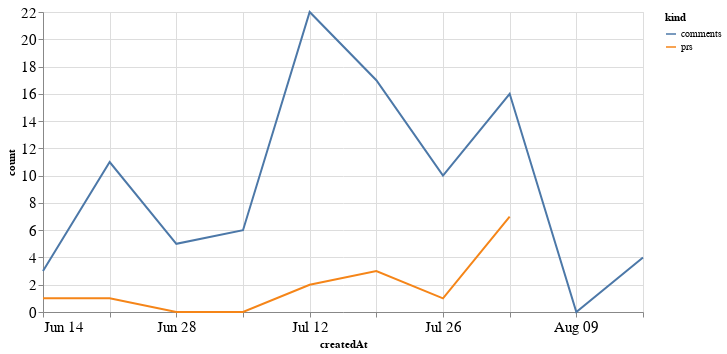

Write notebook code for a chart like this one.
### Code cell
alt.Chart(total_time, width=600).mark_line().encode(
    x='createdAt',
    y='count',
    color='kind'
)

### Figure 1 — Vega-Lite specification as saved in the notebook (floating-point values rounded to 4 significant figures)
{"config": {"axisLeft": {"labelFontSize": 15}, "axisBottom": {"labelFontSize": 15}}, "data": {"name": "data-5b75bd8193c7ee75cab1ab023d3b34e6"}, "mark": "line", "encoding": {"color": {"type": "nominal", "field": "kind"}, "x": {"type": "temporal", "field": "createdAt"}, "y": {"type": "quantitative", "field": "count"}}, "width": 600, "$schema": "https://vega.github.io/schema/vega-lite/v4.8.1.json", "datasets": {"data-5b75bd8193c7ee75cab1ab023d3b34e6": [{"createdAt": "2020-06-14T00:00:00", "kind": "prs", "count": 1.0}, {"createdAt": "2020-06-21T00:00:00", "kind": "prs", "count": 1.0}, {"createdAt": "2020-06-28T00:00:00", "kind": "prs", "count": 0.0}, {"createdAt": "2020-07-05T00:00:00", "kind": "prs", "count": 0.0}, {"createdAt": "2020-07-12T00:00:00", "kind": "prs", "count": 2.0}, {"createdAt": "2020-07-19T00:00:00", "kind": "prs", "count": 3.0}, {"createdAt": "2020-07-26T00:00:00", "kind": "prs", "count": 1.0}, {"createdAt": "2020-08-02T00:00:00", "kind": "prs", "count": 7.0}, {"createdAt": "2020-08-09T00:00:00", "kind": "prs", "count": null}, {"createdAt": "2020-08-16T00:00:00", "kind": "prs", "count": null}, {"createdAt": "2020-06-14T00:00:00", "kind": "comments", "count": 3.0}, {"createdAt": "2020-06-21T00:00:00", "kind": "comments", "count": 11.0}, {"createdAt": "2020-06-28T00:00:00", "kind": "comments", "count": 5.0}, {"createdAt": "2020-07-05T00:00:00", "kind": "comments", "count": 6.0}, {"createdAt": "2020-07-12T00:00:00", "kind": "comments", "count": 22.0}, {"createdAt": "2020-07-19T00:00:00", "kind": "comments", "count": 17.0}, {"createdAt": "2020-07-26T00:00:00", "kind": "comments", "count": 10.0}, {"createdAt": "2020-08-02T00:00:00", "kind": "comments", "count": 16.0}, {"createdAt": "2020-08-09T00:00:00", "kind": "comments", "count": 0.0}, {"createdAt": "2020-08-16T00:00:00", "kind": "comments", "count": 4.0}]}}
